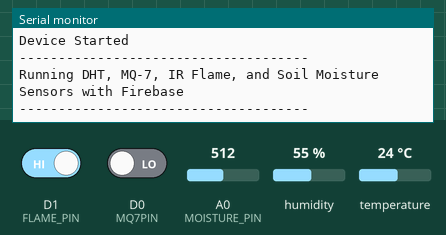
This sketch was run on a simulated ESP8266 (NodeMCU). Shown: the last lines printed to the serial monitor. The inputs (shaded band) are chosen by the test bench; at power-on: humidity 55 %, A0 (MOISTURE_PIN) = 512, D1 (FLAME_PIN) HIGH, D0 (MQ7PIN) LOW, temperature 24 °C.

Above: at 1.3 s.
1.4 s: humidity set to 22 %
At 2.7 s:
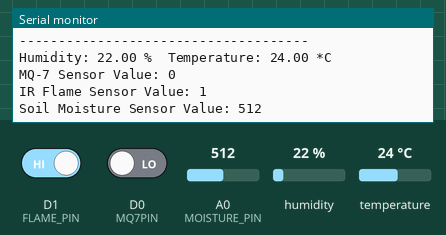
5.6 s: A0 (MOISTURE_PIN) set to 716
At 8.5 s:
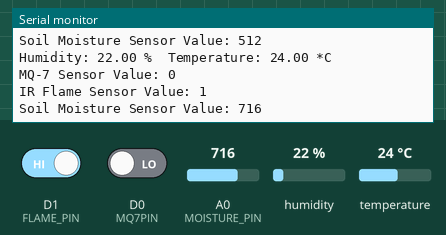
9.8 s: D1 (FLAME_PIN) driven LOW
14.0 s: D0 (MQ7PIN) driven HIGH
18.2 s: temperature set to 12 °C
At 21.3 s:
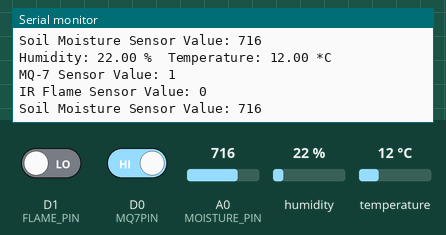
22.4 s: A0 (MOISTURE_PIN) set to 900
At 23.6 s:
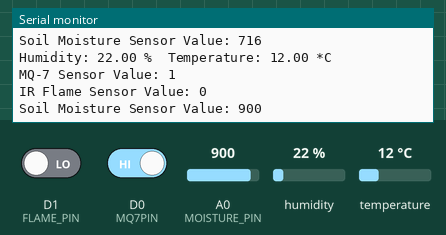
Timing chart, 0 to 25.4 s (numbered marks = the images above; inputs shaded):
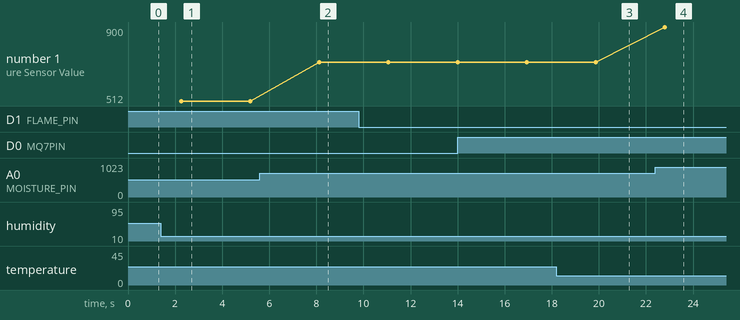

The sketch:

sketch_oct23a.ino
```cpp
#include <ESP8266HTTPClient.h>
#include "DHT.h"
#include <FirebaseArduino.h> // Install the FirebaseESP8266 library via Arduino Library Manager


#define DHTPIN D2        // ESP8266 D2 pin map as 4 in Arduino IDE
#define DHTTYPE DHT11    // DHT sensor type
#define MQ7PIN D0        // Digital pin for MQ-7 sensor
#define FLAME_PIN D1     // Digital pin for IR flame sensor
#define MOISTURE_PIN A0  // Analog pin for soil moisture sensor

// Your Firebase project credentials
#define FIREBASE_HOST "wildlife-9afd0-default-rtdb.asia-southeast1.firebasedatabase.app"
#define FIREBASE_AUTH "XHUCXht5OQDUbiv0jP0pfXZ5hKLhDLc3mtmtA6ch"


DHT dht(DHTPIN, DHTTYPE);

void setup() {
  Serial.begin(9600);
  Serial.setTimeout(2000);

  // Wait for serial to initialize.
  while (!Serial) { }

  dht.begin();

  Serial.println("Device Started");
  Serial.println("-------------------------------------");
  Serial.println("Running DHT, MQ-7, IR Flame, and Soil Moisture Sensors with Firebase");
  Serial.println("-------------------------------------");

  pinMode(MQ7PIN, INPUT); // Set the MQ7 sensor pin as input
  pinMode(FLAME_PIN, INPUT); // Set the IR flame sensor pin as input

  // Initialize the Firebase library
  Firebase.begin(FIREBASE_HOST, FIREBASE_AUTH);
}

int timeSinceLastRead = 0;

void loop() {
  // Report every 2 seconds.
  if (timeSinceLastRead > 2000) {
    // Reading temperature or humidity from DHT sensor
    float h = dht.readHumidity();
    float t = dht.readTemperature();
    float f = dht.readTemperature(true);

    // Reading values from MQ-7 sensor
    int mq7Value = digitalRead(MQ7PIN);

    // Reading values from IR flame sensor
    int flameValue = digitalRead(FLAME_PIN);

    // Reading values from soil moisture sensor
    int moistureValue = analogRead(MOISTURE_PIN);

    // Check if any DHT reads failed and exit early (to try again).
    if (isnan(h) || isnan(t) || isnan(f)) {
      Serial.println("Failed to read from DHT sensor!");
      timeSinceLastRead = 0;
      return;
    }

    // Print DHT sensor readings
    Serial.print("Humidity: ");
    Serial.print(h);
    Serial.print(" %\t");
    Serial.print("Temperature: ");
    Serial.print(t);
    Serial.println(" *C ");

    // Print MQ-7 sensor reading
    Serial.print("MQ-7 Sensor Value: ");
    Serial.println(mq7Value);

    // Print IR Flame sensor reading
    Serial.print("IR Flame Sensor Value: ");
    Serial.println(flameValue);

    // Print soil moisture sensor reading
    Serial.print("Soil Moisture Sensor Value: ");
    Serial.println(moistureValue);

    // Upload data to Firebase
    Firebase.setFloat("Temp",t);
    Firebase.setFloat("Humidity",h);
    Firebase.setInt("Flame",flameValue);
    Firebase.setInt("Moist",moistureValue);
   Firebase.setInt("Smoke",mq7Value);


    timeSinceLastRead = 0;

  }
  delay(100);
  timeSinceLastRead += 100;
}
```

Measured:
- after the input at 1.4 s, the serial monitor: prints a new line after 0.83 s (image 1)
- after the input at 5.6 s, the serial monitor: prints a new line after 2.5 s (image 2)
- after the input at 18.2 s, the serial monitor: prints a new line after 1.6 s (image 3)
- after the input at 22.4 s, the serial monitor: prints a new line after 0.40 s (image 4)
- plotted number 1: 512 → 716 after the input at 5.6 s, 716 → 900 after the input at 22.4 s
